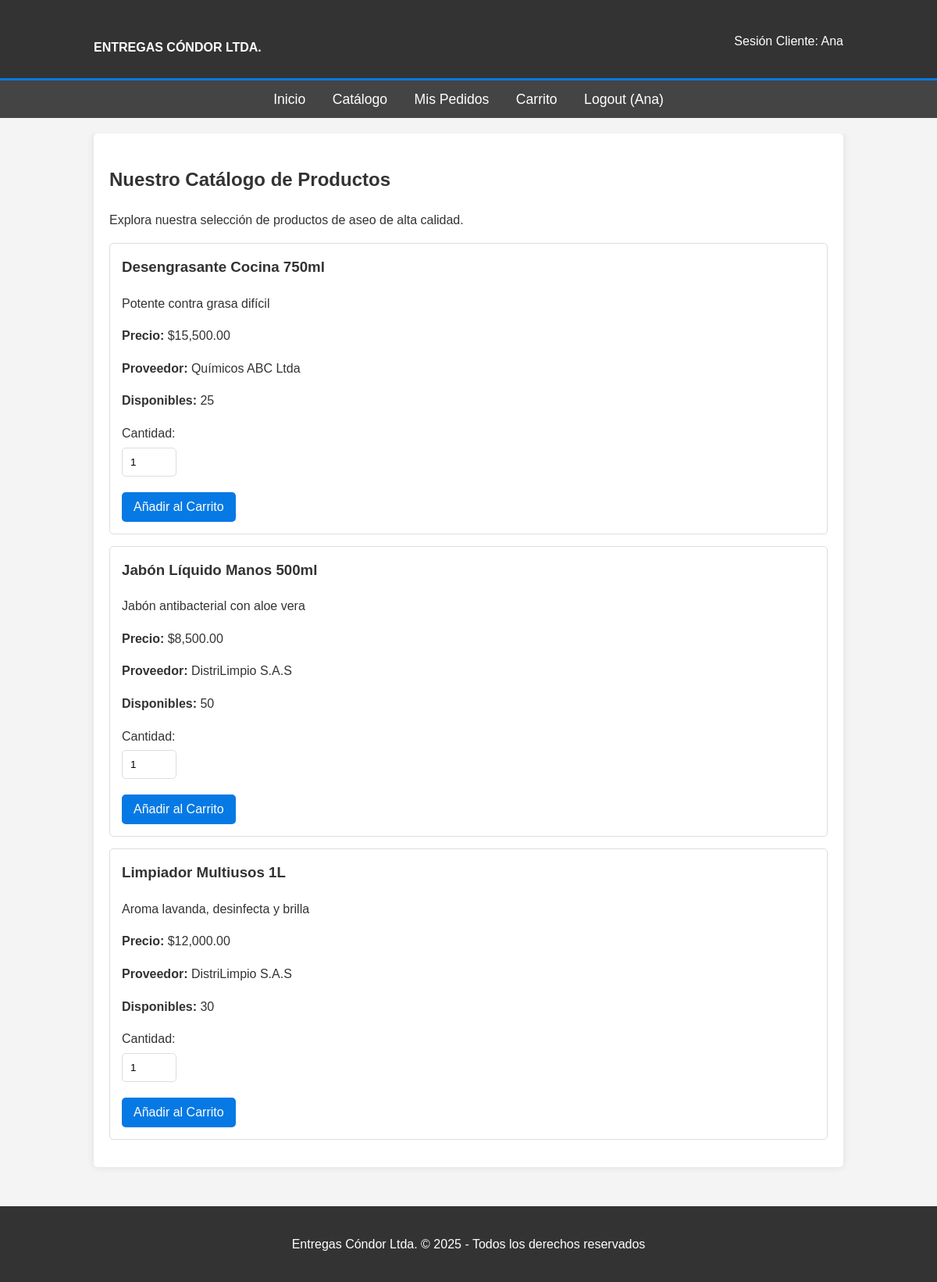
Page /catalogo.php (signed in) on the committed database.
### tables this page shows
CREATE TABLE `producto` (
  `id_producto` int(11) NOT NULL,
  `nombre_producto` varchar(120) NOT NULL,
  `descripcion` text DEFAULT NULL,
  `precio` decimal(10,2) NOT NULL,
  `id_proveedor` int(11) NOT NULL,
  `fecha_creacion` datetime DEFAULT current_timestamp()
);

CREATE TABLE `proveedor` (
  `id_proveedor` int(11) NOT NULL,
  `nombre_proveedor` varchar(120) NOT NULL,
  `contacto` varchar(100) DEFAULT NULL,
  `telefono` varchar(20) DEFAULT NULL,
  `direccion` varchar(200) DEFAULT NULL,
  `fecha_creacion` datetime DEFAULT current_timestamp()
);

CREATE TABLE `inventario` (
  `id_producto` int(11) NOT NULL,
  `cantidad_disponible` int(11) NOT NULL DEFAULT 0,
  `fecha_actualizacion` datetime DEFAULT current_timestamp() ON UPDATE current_timestamp()
);

### catalogo.php (the view, shortened to what this page needs)
<?php
require_once __DIR__ . '/includes/header.php';
if (isset($_SESSION['admin_logged_in']) && $_SESSION['admin_logged_in'] === true) {
    require_once __DIR__ . '/includes/nav_admin.php';
} elseif (isset($_SESSION['cliente_id'])) {
    require_once __DIR__ . '/includes/nav_cliente.php';
} else {
    require_once __DIR__ . '/includes/nav_visitante.php';
}
?>
<div class="container">
    <div class="main-content">
        <h2>Nuestro Catálogo de Productos</h2>
        <p>Explora nuestra selección de productos de aseo de alta calidad.</p>
        <div class="product-list">
            <?php
            try {
                $stmt = $pdo->query("SELECT
                                        p.id_producto, p.nombre_producto, p.descripcion, p.precio,
                                        pr.nombre_proveedor,
                                        i.cantidad_disponible
                                    FROM Producto p
                                    JOIN Proveedor pr ON p.id_proveedor = pr.id_proveedor
                                    LEFT JOIN Inventario i ON p.id_producto = i.id_producto
                                    ORDER BY p.nombre_producto ASC");
                $productos = $stmt->fetchAll(PDO::FETCH_ASSOC);
                if ($productos) {
                    foreach ($productos as $producto) {
                        echo "<div class='product-item' id='producto-" . htmlspecialchars($producto['id_producto']) . "'>";
                        echo "<h3>" . htmlspecialchars($producto['nombre_producto']) . "</h3>";
                        echo "<p>" . nl2br(htmlspecialchars($producto['descripcion'] ?? 'Sin descripción detallada.')) . "</p>";
                        echo "<p><strong>Precio:</strong> $" . htmlspecialchars(number_format($producto['precio'], 2)) . "</p>";
                        echo "<p><strong>Proveedor:</strong> " . htmlspecialchars($producto['nombre_proveedor']) . "</p>";
                        $stock_disponible = (int)($producto['cantidad_disponible'] ?? 0);
                        echo "<p><strong>Disponibles:</strong> " . $stock_disponible . "</p>";
                        if ($stock_disponible > 0) {
                            echo "<form action='catalogo.php#producto-" . htmlspecialchars($producto['id_producto']) . "' method='post'>";
                            echo "<div>";
                            echo "<label for='cantidad-" . htmlspecialchars($producto['id_producto']) . "'>Cantidad:</label>";
                            echo "<input type='number' id='cantidad-" . htmlspecialchars($producto['id_producto']) . "' name='cantidad' value='1' min='1' max='" . $stock_disponible . "' style='width: 70px; margin-right: 10px;'>";
                            echo "<button type='submit' name='agregar_al_carrito'>Añadir al Carrito</button>";
                            echo "</div>";
                            echo "</form>";
                        } else {
                            echo "<p style='color: red;'>Producto agotado temporalmente.</p>";
                        }
                        echo "</div>";
                    }
                } else {
                    echo "<p>No hay productos disponibles en el catálogo en este momento.</p>";
                }
            } catch (PDOException $e) {
                echo "<p class='error'>Error al cargar el catálogo de productos: " . $e->getMessage() . "</p>";
                error_log("Error PDO en catalogo.php: " . $e->getMessage());
            }
            ?>
        </div>
    </div>
</div>
<?php
require_once __DIR__ . '/includes/footer.php';
?>

### css/style.css (style rules this page uses)
body { font-family: Arial, sans-serif; line-height: 1.6; margin: 0; padding: 0; background-color: #f4f4f4; color: #333; }
.container { width: 80%; margin: auto; overflow: hidden; padding: 0 20px; }
h1, h2, h3 { color: #333; }
.main-content { padding: 20px; background: #fff; margin-bottom: 20px; border-radius: 5px; box-shadow: 0 0 10px rgba(0,0,0,0.1); }
label { display: block; margin-bottom: 5px; }
input[type="text"], input[type="email"], input[type="password"], input[type="number"], textarea, select { width: calc(100% - 22px); padding: 10px; margin-bottom: 10px; border: 1px solid #ddd; border-radius: 5px; box-sizing: border-box; }
button, input[type="submit"] { display: block; background-color: #0779e4; color: white; padding: 10px 15px; border: none; border-radius: 5px; cursor: pointer; font-size: 16px; margin-top: 10px; }
.product-item { border: 1px solid #ddd; padding: 15px; margin-bottom: 15px; border-radius: 5px; background-color: #fff; }
.product-item h3 { margin-top: 0; }

### rows in the picture
producto: nombre_producto "Desengrasante Cocina 750ml", descripcion "Potente contra grasa difícil", precio "15,500.00", id_proveedor.nombre_proveedor "Químicos ABC Ltda", inventario.cantidad_disponible "25"
producto: nombre_producto "Jabón Líquido Manos 500ml", descripcion "Jabón antibacterial con aloe vera", precio "8,500.00", id_proveedor.nombre_proveedor "DistriLimpio S.A.S", inventario.cantidad_disponible "50", cantidad "1"
producto: nombre_producto "Limpiador Multiusos 1L", descripcion "Aroma lavanda, desinfecta y brilla", precio "12,000.00", id_proveedor.nombre_proveedor "DistriLimpio S.A.S", inventario.cantidad_disponible "30"

### other values in the picture
$_SESSION['cliente_nombre'] "Ana"
